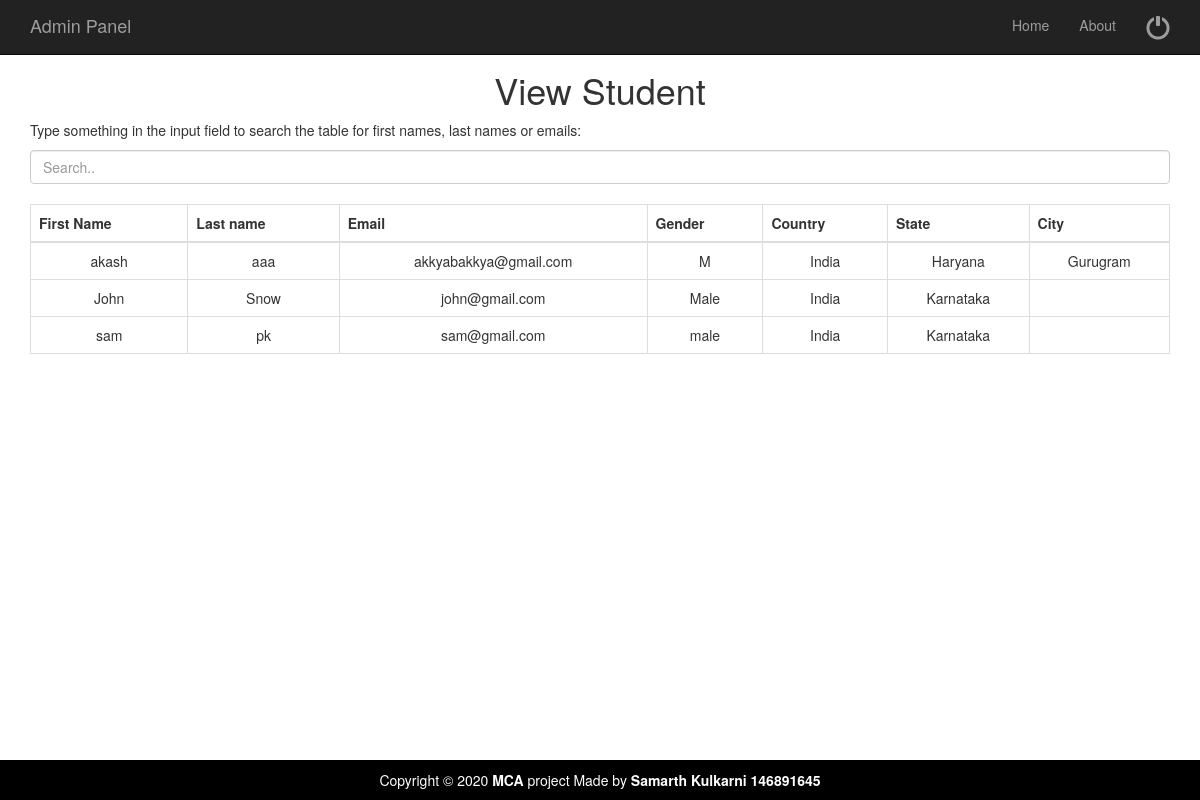
The page /admin/view_all_user.php (signed in) on the database its author committed.
### tables this page shows
CREATE TABLE `users` (
  `id` int(11) NOT NULL,
  `fname` varchar(50) NOT NULL,
  `lname` varchar(50) NOT NULL,
  `email` varchar(50) NOT NULL,
  `ph` bigint(10) NOT NULL,
  `password` varchar(255) NOT NULL,
  `gender` varchar(10) NOT NULL,
  `country` varchar(50) NOT NULL,
  `state` varchar(50) NOT NULL,
  `city` varchar(50) NOT NULL,
  `created_at` datetime DEFAULT CURRENT_TIMESTAMP
);

### admin/view_all_user.php (the view, shortened to what this page needs)
<!DOCTYPE html>
<html>
<head>
</head>
<body>
	<?php
			include("top_nav.php");
		?>
		<div class="container">
		<center><h1>View Student</h1></center>
    		<p>Type something in the input field to search the table for first names, last names or emails:</p>
  			<input class="form-control" id="myInput" type="text" placeholder="Search..">
  			<br>
      			<table class="table table-bordered text-center">
				<tr>
					<th>First Name</th>
					<th>Last name</th>
					<th>Email</th>
					<th>Gender</th>
					<th>Country</th>
					<th>State</th>
					<th>City</th>
				</tr>
				<tbody id="myTable">
					<?php
					include("../include/dbconn.php");
					$qry="select * from users order by fname ASC ";
					$exc=mysqli_query($conn,$qry);
					while ($row=mysqli_fetch_array($exc))
					 {
				?>
						<tr>
							 <td><?php  echo $row['fname'];?></td>
							 <td><?php  echo $row['lname'];?></td>
							 <td><?php  echo $row['email'];?></td>
							  <td><?php  echo $row['gender'];?></td>
							   <td><?php  echo $row['country'];?></td>
							   <td><?php  echo $row['state'];?></td>
							   <td><?php  echo $row['city'];?></td>
						</tr>
					<?php
      	}
      ?>
				</tbody>
			</table>
		</div>
		<?php include('footer.php'); ?>
</body>
</html>

### admin/top_nav.php (shortened to what this page needs)
<!doctype html>
<html lang="en">
<head>
    <link href="css/bootstrap.min.css" rel="stylesheet">
    <link href="css/modern-business.css" rel="stylesheet">
    <link href="font-awesome/css/font-awesome.min.css" rel="stylesheet" type="text/css">
</head>
<body>
<header>
    <nav class="navbar navbar-inverse navbar-fixed-top" role="navigation">
        <div class="container">
            <div class="navbar-header">
                <a class="navbar-brand" href="index">Admin Panel</a>
            </div>
            <div class="collapse navbar-collapse" id="bs-example-navbar-collapse-1">
                <ul class="nav navbar-nav navbar-right">
                    <li>
                        <a href="dashboard.php">Home</a>
                    </li>
					<li>
                        <a href="#">About</a>
                    </li>
                  <li>
                       <a href="logout.php" style="font-size: x-large;"><span class="glyphicon glyphicon-off title=" title="logout"></span> </a>
                    </li>
                </ul>
            </div>
        </div>
    </nav>
</header>

### admin/footer.php (shortened to what this page needs)
        <footer>
            <div class="row">
                <div class="col-lg-12">
                    <p class="footer text-center">Copyright &copy;  2020  <strong>MCA</strong> project Made by <strong>Samarth Kulkarni 146891645</strong></p>
                </div>
            </div>
        </footer>
</body>
</html>

### admin/css/modern-business.css (style rules this page uses)
html, body { height: 100%; }
body { padding-top: 50px; }
footer { margin: 50px 0; }

### admin/footer.php (style rules this page uses)
.footer { background: #000; padding: 10px 0px; color: #fff;position: fixed;left: 0; right: 0;bottom: -10px; }

### rows shown on the page
users: fname "akash", lname "aaa", email "akkyabakkya@gmail.com", gender "M", country "India", state "Haryana", city "Gurugram"
users: fname "John", lname "Snow", email "john@gmail.com", gender "Male", country "India", state "Karnataka"
users: fname "sam", lname "pk", email "sam@gmail.com", gender "male", country "India", state "Karnataka"
